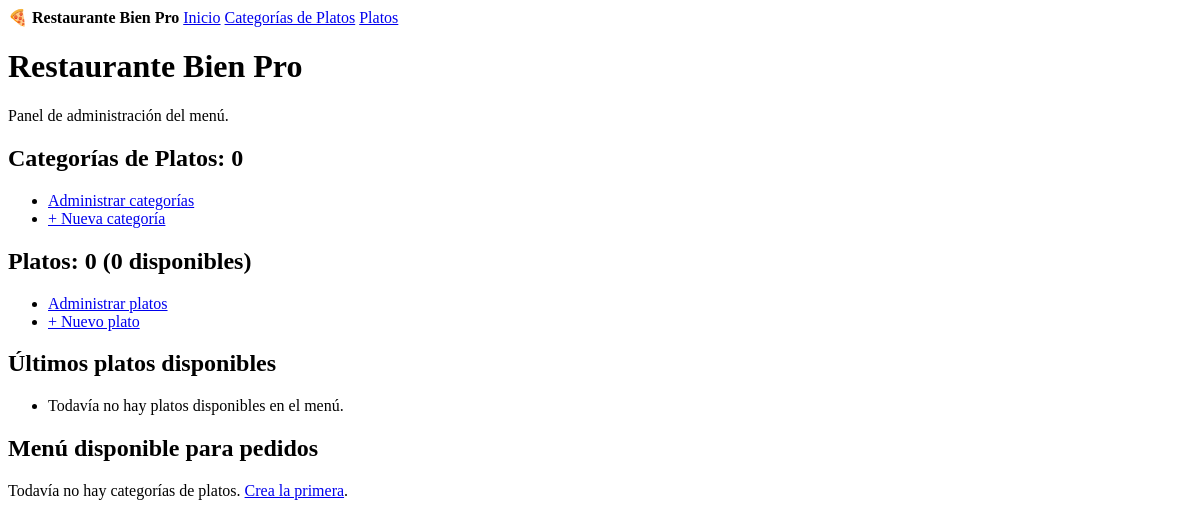
Before: / with the older database file.
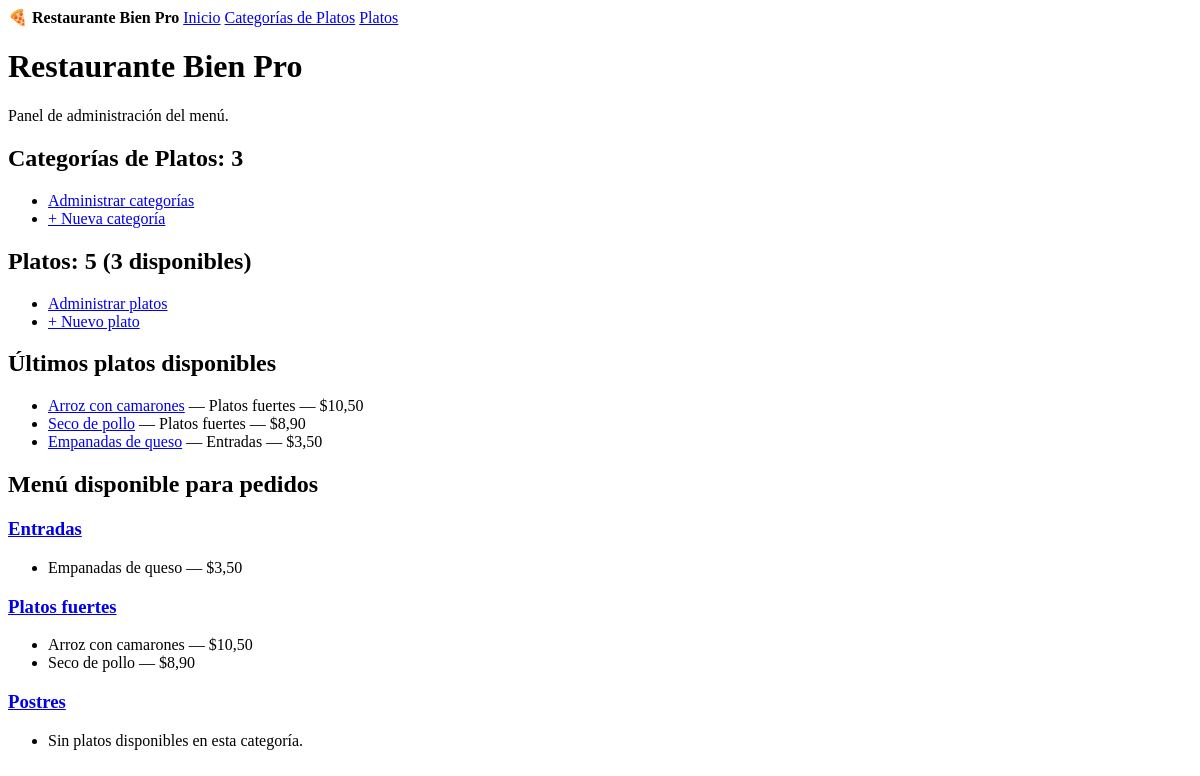
After: the same page with the newer database file.
### pedidos/models.py (models this page shows, shortened)
class Plato(models.Model):
    class TipoServicio(models.TextChoices):
        SALON = "SALON", "Salón"
        LLEVAR = "LLEVAR", "Llevar"
    nombre = models.CharField(max_length=80)
    descripcion = models.TextField("descripción", blank=True)
    precio = models.DecimalField(max_digits=6, decimal_places=2)
    tipo_servicio = models.CharField(
        "Tipo de Servicio",
        max_length=10,
        choices=TipoServicio.choices,
        default=TipoServicio.SALON,
    )
    disponible = models.BooleanField(default=True)
    categoria = models.ForeignKey(
        CategoriaPlato,
        on_delete=models.PROTECT,
        related_name="platos",
    )
    registrado_en = models.DateTimeField("registrado en", auto_now_add=True)
    class Meta:
        ordering = ["nombre", "pk"]

class CategoriaPlato(models.Model):
    nombre = models.CharField(max_length=60, unique=True)
    descripcion = models.TextField("descripción", blank=True)
    class Meta:
        ordering = ["nombre"]

### pedidos/views.py (the view)
# urls.py: path("", views.home, name="home"),
def home(request):
    platos_disponibles = Plato.objects.filter(disponible=True)
    contexto = {
        "total_categorias": CategoriaPlato.objects.count(),
        "total_platos": Plato.objects.count(),
        "disponibles": platos_disponibles.count(),
        "ultimos_platos": platos_disponibles.select_related("categoria").order_by(
            "-registrado_en", "-pk"
        )[:5],
        "categorias": CategoriaPlato.objects.prefetch_related(
            Prefetch("platos", queryset=platos_disponibles, to_attr="platos_disponibles")
        ),
    }
    return render(request, "pedidos/home.html", contexto)

### pedidos/templates/pedidos/home.html (shortened to what this page needs)
{% extends "pedidos/base.html" %}
{% block content %}
<h1>Restaurante Bien Pro</h1>
<p>Panel de administración del menú.</p>
<h2>Categorías de Platos: {{ total_categorias }}</h2>
<ul>
    <li><a href="{% url 'pedidos:CategoriaPlato_list' %}">Administrar categorías</a></li>
    <li><a href="{% url 'pedidos:CategoriaPlato_create' %}">+ Nueva categoría</a></li>
</ul>
<h2>Platos: {{ total_platos }} ({{ disponibles }} disponibles)</h2>
<ul>
    <li><a href="{% url 'pedidos:Plato_list' %}">Administrar platos</a></li>
    <li><a href="{% url 'pedidos:Plato_create' %}">+ Nuevo plato</a></li>
</ul>
<h2>Últimos platos disponibles</h2>
<ul>
    {% for plato in ultimos_platos %}
        <li>
            <a href="{% url 'pedidos:Plato_detail' plato.pk %}">{{ plato.nombre }}</a>
            — {{ plato.categoria.nombre }} — ${{ plato.precio }}
        </li>
    {% empty %}
        <li>Todavía no hay platos disponibles en el menú.</li>
    {% endfor %}
</ul>
<h2>Menú disponible para pedidos</h2>
{% for categoria in categorias %}
    <h3><a href="{% url 'pedidos:CategoriaPlato_detail' categoria.pk %}">{{ categoria.nombre }}</a></h3>
    <ul>
        {% for plato in categoria.platos_disponibles %}
            <li>{{ plato.nombre }} — ${{ plato.precio }}</li>
        {% empty %}
            <li>Sin platos disponibles en esta categoría.</li>
        {% endfor %}
    </ul>
{% empty %}
    <p>Todavía no hay categorías de platos. <a href="{% url 'pedidos:CategoriaPlato_create' %}">Crea la primera</a>.</p>
{% endfor %}
{% endblock %}

### pedidos/templates/pedidos/base.html (shortened to what this page needs)
<!DOCTYPE html>
<html lang="es">
<head>
</head>
<body>
    <nav>
        <strong>🍕 Restaurante Bien Pro</strong>
        <a href="{% url 'pedidos:home' %}">Inicio</a>
        <a href="{% url 'pedidos:CategoriaPlato_list' %}">Categorías de Platos</a>
        <a href="{% url 'pedidos:Plato_list' %}">Platos</a>
    </nav>
    <main>
        {% block content %}{% endblock %}
    </main>
</body>
</html>

Changed rows visible on the page:
added Plato: nombre "Arroz con camarones", categoria.nombre "Platos fuertes", precio "10,50"
added Plato: nombre "Seco de pollo", categoria.nombre "Platos fuertes", precio "8,90"
added Plato: nombre "Empanadas de queso", categoria.nombre "Entradas", precio "3,50"
added CategoriaPlato: nombre "Entradas"
added CategoriaPlato: nombre "Platos fuertes"
added CategoriaPlato: nombre "Postres"
Other visible differences:
{{ total_categorias }}: "0" → "3"
{{ total_platos }}: "0" → "5"
{{ disponibles }}: "0" → "3"
text no longer shown: "Todavía no hay platos disponibles en el menú. Todavía no hay categorías de platos. Crea la primera ."
